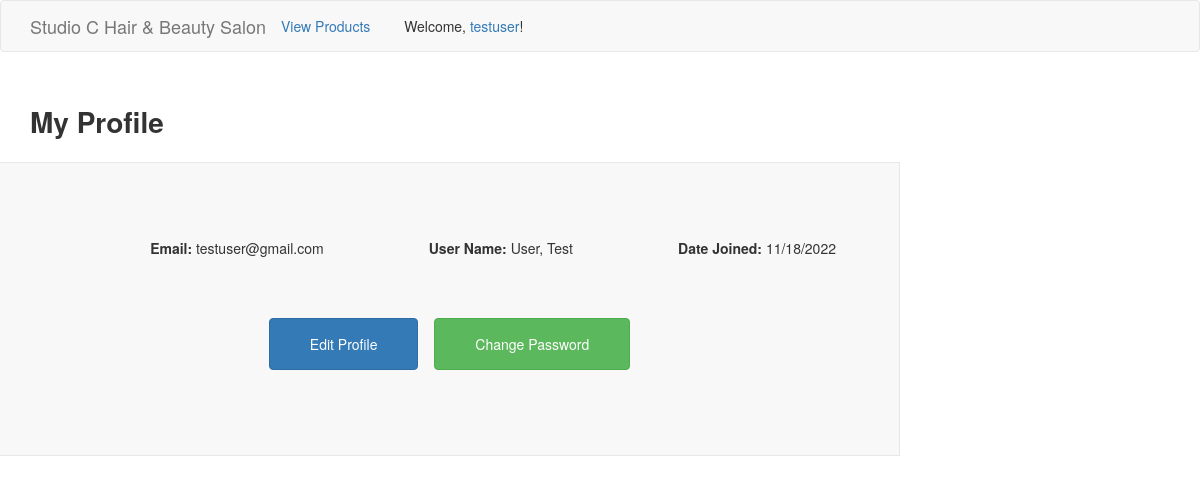
The page /Product-Cart/index.php?page=profile (signed in) on the database its author committed.
### tables this page shows
CREATE TABLE `users` (
  `id` int(10) NOT NULL,
  `username` varchar(50) NOT NULL,
  `password` varchar(50) NOT NULL,
  `email` varchar(50) NOT NULL,
  `firstname` varchar(50) NOT NULL,
  `lastname` varchar(50) NOT NULL,
  `date_joined` date NOT NULL
);

### Product-Cart/index.php (called while the page is built, shortened)
<?php
$page = isset($_GET['page']) && file_exists($_GET['page'] . '.php') ? $_GET['page'] : 'home';
include $page . '.php';
?>

### Product-Cart/profile.php (the view, shortened to what this page needs)
<?php
  require 'assets/conn.php';
  if(isset($_SESSION['username'], $_SESSION['password'])) {
?>
<!DOCTYPE html>
<html>
<head>
  <link href="assets/css/bootstrap.min.css" rel="stylesheet">
	<link href="assets/css/main.css" rel="stylesheet">
</head>
<body>
  <?php include 'login-header.php'; ?>
  <section>
    <div class="container">
      <strong class="title">My Profile</strong>
    </div>
    <div class="profile-box box-left">
      <?php
        $query = "SELECT * FROM users WHERE username = '".$_SESSION['username']."' AND password = '".$_SESSION['password']."'";
        if($result = mysqli_query($con, $query)) {
          $row = mysqli_fetch_assoc($result);
          echo "<div class='info'><strong>Email:</strong> <span>".$row['email']."</span></div>";
          echo "<div class='info'><strong>User Name:</strong> <span>".$row['lastname'].", ".$row['firstname']."</span></div>";
          $query_date = "SELECT DATE_FORMAT(date_joined, '%m/%d/%Y') FROM users WHERE id = '".$_SESSION['userid']."'";
          $result = mysqli_query($con, $query_date);
          $row = mysqli_fetch_row($result);
          echo "<div class='info'><strong>Date Joined:</strong> <span>".$row[0]."</span></div>";
        } else {
          die("Error with the query in the database");
        }
      ?>
      <div class="options">
        <a class="btn btn-primary" href="editprofile.php">Edit Profile</a>
        <a class="btn btn-success" href="changepassword.php">Change Password</a>
      </div>
    </div>
  </section>
</body>
</html>
<?php
  } else {
    header("location:index.php");
    exit;
  }
?>

### Product-Cart/assets/css/main.css (style rules this page uses)
html, body { height: 100%; width: 100%; }
section strong { display: inline-block; margin: 30px 0 20px; }
.title { font-size: 28px; }
.box-left { background: #f8f8f8; border: 1px solid #e7e7e7; border-left: none; font-size: 14px; padding: 45px; width: 75%; }
.box-left .info { display: inline-block; margin: 0 0 0 13%; }
.options { margin: 40px 0; text-align: center; }
.options .btn { margin: 0 6px; padding: 15px 40px; }

### rows shown on the page
users: email "testuser@gmail.com", lastname "User", firstname "Test"

### other values the page prints
$_SESSION['username'] "testuser"
$row[0] "11/18/2022"
